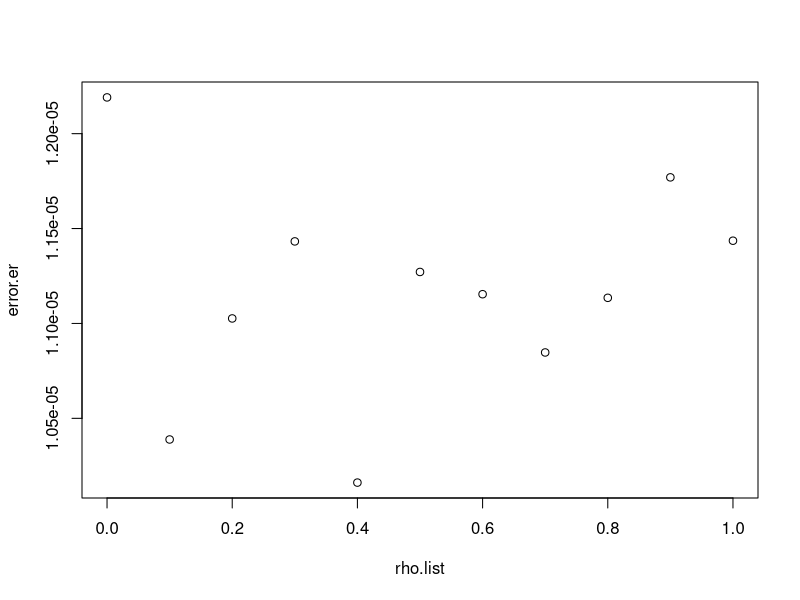
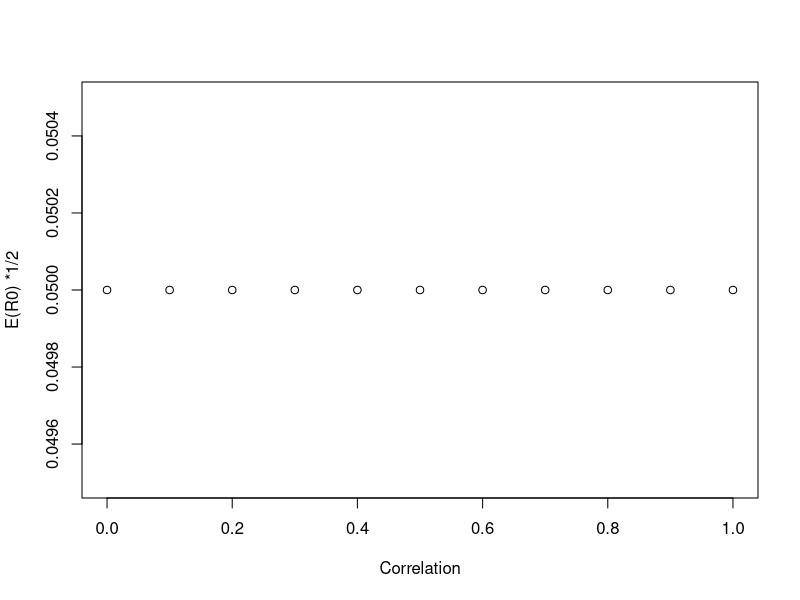

Source code (R) for these figures, in order:

# simulation: Empirical FDR
library(MASS)

# function for z test
z.test = function(a, mu=0, var=1){
  zeta = (mean(a) - mu) / (sqrt(var / length(a)))
  return(zeta)
}

# function for empricalFDR
empricalFDR <- function(rho,B){
  
# initilize z statieitcs
z1 <- c()
z2 <- c()

# create covariance matrix 
sigma <- matrix(c(1,rho ,rho ,1),2,2)

# Simulation
for (i in 1:B) {
  
# create dataset: x1 is true null; x2 is false null
df <- data.frame(mvrnorm(n = 200, mu=c(0,0.2), sigma))

# calculate z stats
z1[i] <- z.test(df$X1)
z2[i] <- z.test(df$X2)

}

# one-sided test 
reject_z1 <- ifelse(z1>=qnorm(0.95),1,0)
reject_z2 <- ifelse(z2>=qnorm(0.95),1,0)

# calculate empirical fdr
#fdr.empirical = sum(reject_z1==1)/(sum(reject_z1==1)+sum(reject_z2==1))

# calculate # rejections
R = sum(reject_z1==1) + sum(reject_z2==1)
V = sum(reject_z1==1)
# return (list(R,V))
return(V/R/B)
}


rho.list <- seq(0,1,by=0.1)
error.er <- sapply(rho.list, empricalFDR,B=5000)
plot(error.er~rho.list )

# empricalFDR.all <- replicate(500,empricalFDR(0.9,1000))
# empricalR.all <- empricalFDR.all[seq(1,by=2,len=500)]
# empricalV.all <- empricalFDR.all[seq(2,by=2,len=500)]
# mean(unlist(empricalR.all))
# sd(unlist(empricalR.all))
# mean(unlist(empricalV.all))
# sd(unlist(empricalV.all))
# 
# empricalFDR2.all <- replicate(500,empricalFDR(0.9,1000))
# empricalR2.all <- empricalFDR2.all[seq(1,by=2,len=500)]
# empricalV2.all <- empricalFDR2.all[seq(2,by=2,len=500)]
# mean(unlist(empricalR2.all))
# sd(unlist(empricalR2.all))
# mean(unlist(empricalV2.all))
# sd(unlist(empricalV2.all))

#######################################

# calculate exact v(t)
library(mvtnorm)


# function to calculate the expected number of false rejections based on rho
R0_T <- function(rho) {
  mean <- c(0,0)
  sigma <- matrix(c(1,rho ,rho ,1),2,2)
  prob1 <- pmvnorm(lower=c(qnorm(0.95), -Inf), upper=c(Inf,qnorm(0.95)), mean, sigma)*2  # prob of falsely reject one 
  prob2 <- pmvnorm(lower=c(qnorm(0.95), qnorm(0.95)), upper=c(Inf,Inf), mean, sigma)  # prob of falsely reject both two
  E.R0_t <- prob1 + 2*prob2 
  return(E.R0_t)
}
rho.list <- seq(0,1,by=0.1)
error <- sapply(rho.list, R0_T)*1/2
plot(error~rho.list ,xlab='Correlation', ylab='E(R0) *1/2')




